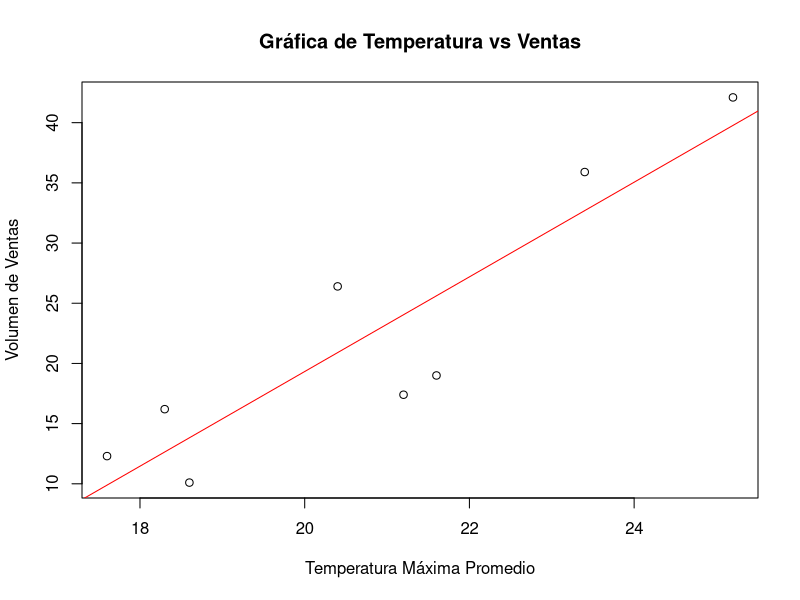
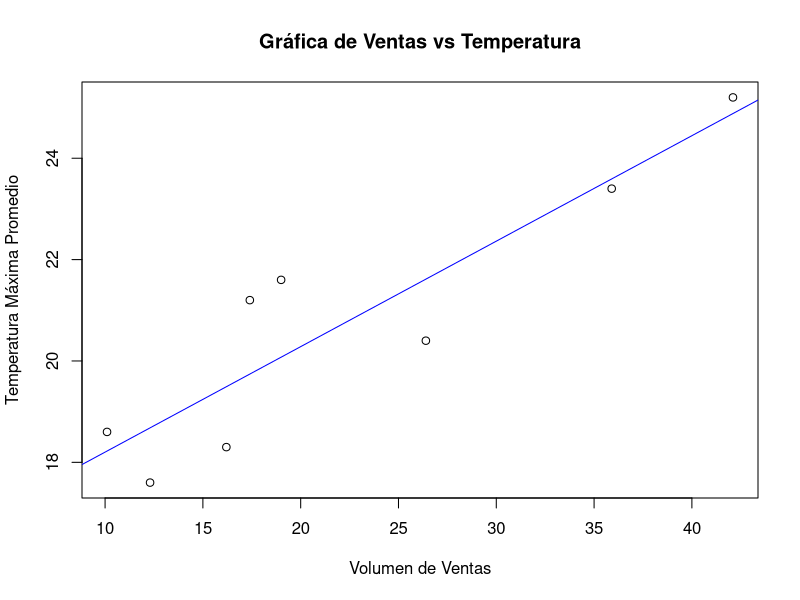

Recreate these plots in R, in order.
# Volumen de ventas y temperatura promedio
ventas <- c(16.2, 17.4, 12.3, 35.9, 42.1, 26.4, 19.0, 10.1)
temperatura <- c(18.3, 21.2, 17.6, 23.4, 25.2, 20.4, 21.6, 18.6)

# Gráfica de puntos y recta de regresión
plot(temperatura, ventas, main = "Gráfica de Temperatura vs Ventas",
     xlab = "Temperatura Máxima Promedio", ylab = "Volumen de Ventas")
modelo1 <- lm(ventas ~ temperatura)
abline(modelo1, col = "red")

# Gráfica de puntos y recta de regresión inversa
plot(ventas, temperatura, main = "Gráfica de Ventas vs Temperatura",
     xlab = "Volumen de Ventas", ylab = "Temperatura Máxima Promedio")
modelo2 <- lm(temperatura ~ ventas)
abline(modelo2, col = "blue")


# Coeficiente de determinación (R cuadrado)
r_cuadrado <- summary(modelo1)$r.squared
print(r_cuadrado * 100)


# Intervalo de confianza para las ventas esperadas
nuevo_data <- data.frame(temperatura = 25)
intervalo_confianza <- predict(modelo1, nuevo_data, interval = "confidence", level = 0.95)
print(intervalo_confianza)
